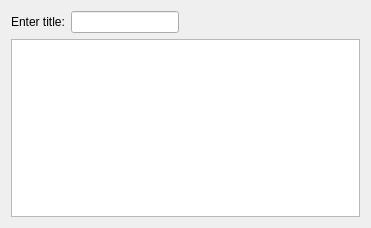
<?xml version="1.0" encoding="UTF-8"?>
<ui version="4.0">
 <class>DescriptionDialog</class>
 <widget class="QDialog" name="DescriptionDialog">
  <property name="geometry">
   <rect>
    <x>0</x>
    <y>0</y>
    <width>371</width>
    <height>228</height>
   </rect>
  </property>
  <property name="windowTitle">
   <string>Dialog</string>
  </property>
  <layout class="QGridLayout" name="gridLayout">
   <item row="0" column="0">
    <widget class="QLabel" name="label">
     <property name="text">
      <string>Enter title:</string>
     </property>
    </widget>
   </item>
   <item row="0" column="1">
    <widget class="QLineEdit" name="lineEdit"/>
   </item>
   <item row="0" column="2">
    <spacer name="horizontalSpacer">
     <property name="orientation">
      <enum>Qt::Horizontal</enum>
     </property>
     <property name="sizeHint" stdset="0">
      <size>
       <width>175</width>
       <height>20</height>
      </size>
     </property>
    </spacer>
   </item>
   <item row="1" column="0" colspan="3">
    <widget class="QTableView" name="tableView"/>
   </item>
  </layout>
 </widget>
 <resources/>
 <connections/>
</ui>
